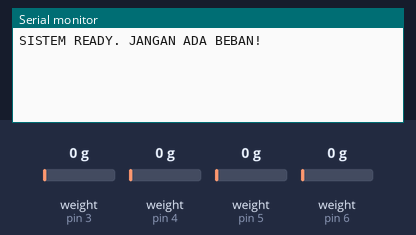
Recording of a sketch running on a simulated Arduino Uno, built with avr-gcc and run on an emulated ATmega328P. Shown: the last lines printed to the serial monitor. The inputs (shaded band) are chosen by the test bench; at power-on: weight on the scale (sensors on pin 3, pin 5, pin 4, pin 6) 0 g.

Above: at 4.2 s.
4.3 s: weight on the scale (sensor on pin 3) set to 1250 g
At 5.5 s:
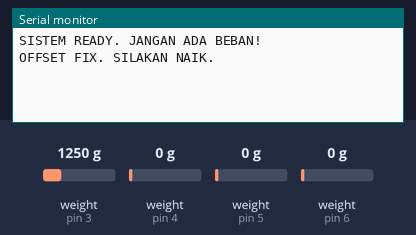
8.5 s: weight on the scale (sensor on pin 5) set to 100 g
At 10.1 s:
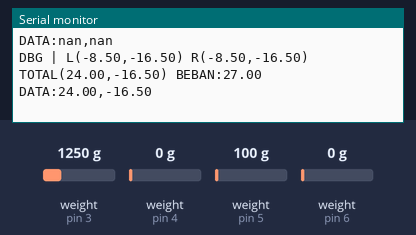
11.3 s: weight on the scale (sensor on pin 3) set to 100 g
At 14.7 s:
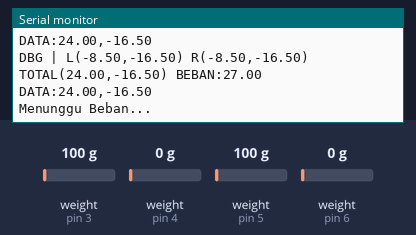
16.9 s: weight on the scale (sensor on pin 4) set to 100 g
At 18.0 s:
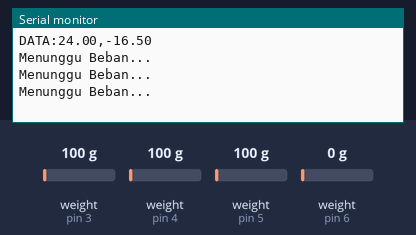
19.7 s: weight on the scale (sensor on pin 6) set to 100 g
At 19.7 s:
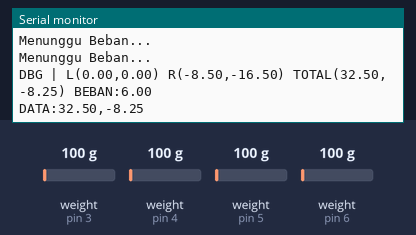
22.5 s: weight on the scale (sensor on pin 4) set to 1250 g
At 24.5 s:
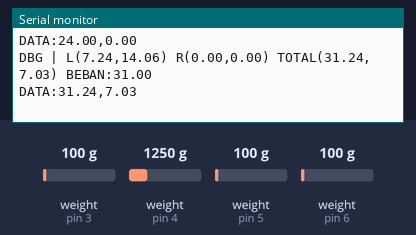
Timing chart, 0 to 26.0 s (numbered marks = the images above; inputs shaded):
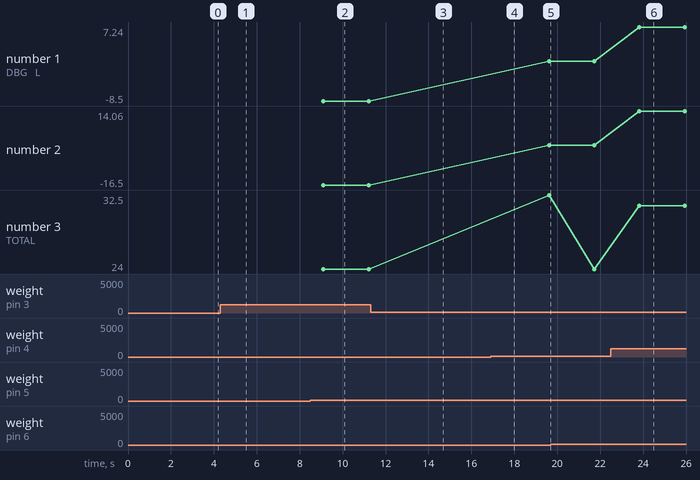

The sketch:

arduino_cop.ino
```cpp
#include "HX711.h"

HX711 hx1, hx2, hx3, hx4;

#define SCK 2
#define DOUT1 3 // F1 (Kiri Depan)
#define DOUT2 4 // F2 (Kiri Belakang)
#define DOUT3 5 // F3 (Kanan Depan)
#define DOUT4 6 // F4 (Kanan Belakang)

float scale = 21000.0;
long o1, o2, o3, o4;
bool sudah_offset = false;

// DIMENSI PLATFORM (Sesuai Buku TA)
float l = 33.0;  // Panjang plat (cm)
float w = 17.0;  // Lebar plat (cm)
float df = 28.0; // Jarak antar kaki (cm)
float fw = 10.0; // Lebar kaki (cm)

void setup() {
  Serial.begin(115200);
  hx1.begin(DOUT1, SCK); hx2.begin(DOUT2, SCK);
  hx3.begin(DOUT3, SCK); hx4.begin(DOUT4, SCK);

  Serial.println("SISTEM READY. JANGAN ADA BEBAN!");
  delay(3000);
}

void loop() {
  // 1. BACA DATA RAW
  long r1 = hx1.read_average(5); long r2 = hx2.read_average(5);
  long r3 = hx3.read_average(5); long r4 = hx4.read_average(5);

  // 2. AUTO TARE / OFFSET
  if (!sudah_offset) {
    o1 = r1; o2 = r2; o3 = r3; o4 = r4;
    sudah_offset = true;
    Serial.println("OFFSET FIX. SILAKAN NAIK.");
    return;
  }

  // 3. KONVERSI KE BERAT (KG)
  float F1 = (r1 - o1) / scale;
  float F2 = (r2 - o2) / scale;
  float F3 = (r3 - o3) / scale;
  float F4 = (r4 - o4) / scale;

  float total_beban = F1 + F2 + F3 + F4;

  // 4. LOGIKA PENGHITUNGAN COP (Jika beban > 5kg)
  if (total_beban > 5.0) {

    // CoP Lokal Kiri
    float XCoPl = ((F2 - F1) * (w / 2.0)) / (F1 + F2);
    float YCoPl = ((F2 - F1) * (l / 2.0)) / (F1 + F2);

    // CoP Lokal Kanan
    float XCoPr = ((F4 - F3) * (w / 2.0)) / (F3 + F4);
    float YCoPr = ((F4 - F3) * (l / 2.0)) / (F3 + F4);

    // CoP Total
    float XCoP_Total = (fw + (df / 2.0)) + (XCoPl - XCoPr);
    float YCoP_Total = (YCoPl + YCoPr) / 2.0;

    // 5. OUTPUT DATA UNTUK ARDUINO SERIAL MONITOR (Debug Log)
    // Selalu akhiri baris dengan println agar tidak mengganggu buffer pembacaan serial di web
    Serial.print("DBG | L(");
    Serial.print(XCoPl); Serial.print(","); Serial.print(YCoPl);
    Serial.print(") R(");
    Serial.print(XCoPr); Serial.print(","); Serial.print(YCoPr);
    Serial.print(") TOTAL(");
    Serial.print(XCoP_Total); Serial.print(","); Serial.print(YCoP_Total);
    Serial.print(") BEBAN:");
    Serial.println(total_beban);

    // 6. OUTPUT DATA UNTUK WEBSITE (Satu Baris Bersih)
    Serial.print("DATA:");
    Serial.print(XCoP_Total);
    Serial.print(",");
    Serial.println(YCoP_Total);

  } else {
    Serial.println("Menunggu Beban...");
  }
  delay(100);
}
```

Measured:
- after the input at 8.5 s, the serial monitor: prints a new line after 0.61 s (image 2)
- after the input at 11.3 s, the serial monitor: prints a new line after 2.0 s (image 3)
- after the input at 22.5 s, the serial monitor: prints a new line after 1.3 s (image 6)
- plotted number 1: -8.5 → 0 after the input at 16.9 s, 0 → 7.24 after the input at 22.5 s
- plotted number 2: -16.5 → 0 after the input at 16.9 s, 0 → 14.06 after the input at 22.5 s
- plotted number 3: 24 → 32.5 after the input at 16.9 s, 32.5 → 24 after the input at 19.7 s, 24 → 31.24 after the input at 22.5 s
